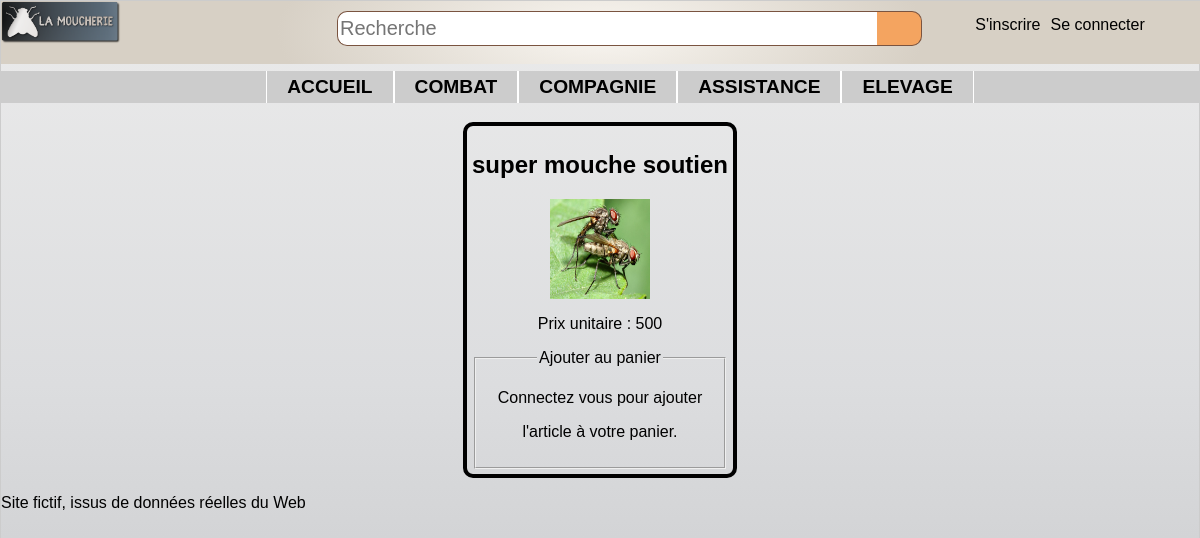
The page /controler/main.ctrl.php?refArticle=1 on the database its author committed.
### tables this page shows
CREATE TABLE categorie (
	id INTEGER PRIMARY KEY,
	nom TEXT,
	pere INTEGER,
	FOREIGN KEY(pere) REFERENCES categorie(id)
);

CREATE TABLE article (
	ref INTEGER PRIMARY KEY,
	libelle TEXT,
	categorie INTEGER,
	prix REAL,
	image TEXT,
	FOREIGN KEY(categorie) REFERENCES categorie(id)
);

### controler/article.ctrl.php (called while the page is built, shortened)
<?php
$article = $dao->getArticle($_GET['refArticle']);
include("../view/article.view.php");
?>

### model/DAO.class.php (called while the page is built, shortened)
<?php
    $dao = new DAO();
    class DAO {
        private $db;
        function __construct() {
            try {
              $this->db = new PDO('sqlite:../data/db/lamoucherie.db');
            }
            catch (PDOException $e){
              die("erreur de connexion:".$e->getMessage());
            }
        }
        function getAllCat() : array {
            $catPere = "SELECT * FROM categorie WHERE id=pere";
            $descripteur = $this->db->query($catPere);
            $resCatPere = $descripteur->fetchAll(PDO::FETCH_CLASS, 'Categorie');
            $resultat = array();
            foreach ($resCatPere as $key => $value) {
              $sousCatPere = "SELECT * FROM categorie WHERE pere=$value->id AND id!=pere";
              $descripteur = $this->db->query($sousCatPere);
              $resSousCatPere = $descripteur->fetchAll(PDO::FETCH_CLASS, 'Categorie');
              array_unshift($resSousCatPere, $value);
              $resultat[] = $resSousCatPere;
            }
            return $resultat;
        }
        function getArticle( int $ref){
          $req = "SELECT * FROM article WHERE ref=$ref";
          $descripteur = $this->db->query($req);
          $result = $descripteur->fetchAll(PDO::FETCH_CLASS, 'Article');
          return $result[0];
        }
    }
    ?>

### view/article.view.php (the view)
<?php
include("../view/header.php");
echo '<section class="article">';
  echo"<div>";
    $PATH = '../view/imgArticles/';
    $img = $PATH.$article->image;
    echo "<h2>$article->libelle</h2>";
    echo "<p><img src='$img' /></p>";
    echo "<p>Prix unitaire : $article->prix</p>";
    echo"<fieldset>";
      echo"<legend> Ajouter au panier </legend>";
      if ($userConnected){
        echo "<form action=\"../controler/main.ctrl.php\" method=\"get\">";
          echo "<input type=\"hidden\" name=\"refArticle\" value=\"$article->ref\">";
          echo "<input type=\"number\" name=\"nb\" step=\"1\" value=\"1\" min=\"1\" max=\"50\">";
          echo "<input type=\"submit\" value=\"Valider\">";
        echo "</form>";
      }else{
        echo "<p>Connectez vous pour ajouter</p>";
        echo "<p>l'article à votre panier.</p>";
      }
    echo"</fieldset>";
  echo"</div>";
echo '</section>';
include("../view/footer.php");
?>

### view/header.php (shortened to what this page needs)
<html>
<head>
  <link rel="stylesheet" type="text/css" href="../view/design/style.css">
</head>
<body class="bridge">
  <header>
    <img src="../view/design/logo-moucherieTrans.png" alt="logo-moucherieTrans">
    <form class="formulaire" action="index.html" method="post">
      <input class="champ" type="text" placeholder="Recherche"/>
      <input class="bouton" type="button" value=" " />
    </form>
  </header>
  <nav class="connexion">
    <ul>
      <?php
          if ($userConnected){
            echo "<li>MON COMPTE";
              echo "<ul>";
                echo "<li><a href=\"../controler/main.ctrl.php?panier=1\">Mon panier</a></li>";
                echo "<li><a href=\"../controler/main.ctrl.php?deconnexion=1\">Déconnexion</a></li>";
              echo "</ul>";
            echo "</li>";
          }else{
            echo "<li><a href=\"../controler/main.ctrl.php?inscription=1\">S'inscrire</a></li>";
            echo "<li><form action=\"../controler/main.ctrl.php\" method=\"get\">Se connecter";
            echo "</form></li>";
          }
       ?>
    </ul>
  </nav>
  <nav class="menu">
    <ul>
      <li><a href="../controler/main.ctrl.php">accueil</a></li>
      <?php
        foreach ($listeCategorie as $key => $value) {
          if (sizeof($value)>1){
            $catPere = $value[0]->nom;
            $numCat = $value[0]->id;
            echo"<li><a href=\"../controler/main.ctrl.php?cat=$numCat\">$catPere</a>";
            echo"</li>";
          }else{
            $catPere = $value[0]->nom;
            $numCat = $value[0]->id;
            echo"<li><a href=\"../controler/main.ctrl.php?cat=$numCat\">$catPere</a></li>";
          }
        }
      ?>
    </ul>
  </nav>

### view/design/style.css (style rules this page uses)
.bridge { background-image: -webkit-linear-gradient(top, #EBEBEB 0%, #DCDDDF 48%, #C4C5C7 99%); background-image: linear-gradient(-180deg, #EBEBEB 0%, #DCDDDF 48%, #C4C5C7 99%); margin: 0px; }
body { font-family: HelveticaNeueW01-Thin,HelveticaNeueW02-Thin,HelveticaNeueW10-35Thin,sans-serif; margin: auto; border: 1px solid #CCC; box-shadow: 10px 10px 5px #888888; }
header { font-size:large; font-weight: bolder; width: 100%; border-left: none; border-right: none; margin: 0px; margin-top: 0px; padding: 0px; display: flex; position: fixed; justify-content: space-between; background-image: -webkit-radial-gradient(27% 185%, #F9F6F1 0%, #D7D0C5 100%); background-image: radial-gradient(27% 185%, #F9F6F1 0%, #D7D0C5 100%); }
.formulaire { display:flex; justify-content: flex-start; width: 50%; height: 35px; margin-top: 10px; margin-right: 22%; }
.formulaire .champ { width: 90%; height:35px; background-color: #ffff; border: solid 1px #7a5440; border-right: solid 0px; border-radius: 10px; border-top-right-radius: 0px; border-bottom-right-radius: 0px; font-family: arial, verdana, sans-serif; font-size: 20px; margin: 0px; padding: 2px; }
.formulaire .bouton { background-color: #F4A460; background-repeat: no-repeat; border-radius: 10px,10px,0px,0px; width: 45px; height: 100%; padding: 0px; margin: 0px; border-left: solid 0px; border-radius: 10px; border-top-left-radius: 0px; border-bottom-left-radius: 0px; vertical-align: top; border: solid 1px #7a5440; border-left: solid 0px; }
.connexion { width: 300px; height: auto; position: fixed; top : 0px; right: 10px; }
.connexion ul { list-style-type:none; display : flex; justify-content: center; }
.connexion ul li a { display: inline-block; margin-right: 10px; }
header img { width: 10%; height: 50%; }
.menu ul { background: #CCCCCC; font-size: 1.2em; list-style-type:none; display : flex; justify-content: center; margin-top : 70px; font-weight: bold; text-transform: uppercase; color : black; }
.menu ul li a { display: inline-block; padding:5px 20px; border-left: 1px solid white; border-right: 1px solid white; }
li a:link { text-decoration:none; color : black; }
section { display: flex; margin: auto; flex-wrap: wrap; justify-content :center; max-width: 840px; }
section div img { width: 100px; height: 100px; }
.article div { border: 4px solid black; border-radius: 10px; text-align: center; padding : 5px; }

### rows shown on the page
categorie: nom "COMBAT"
categorie: nom "COMPAGNIE"
categorie: nom "ASSISTANCE"
categorie: nom "ELEVAGE"
article: libelle "super mouche soutien", image (picture), prix "500"
